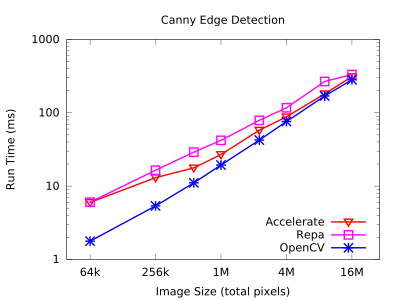

Recreate this plot in gnuplot.
# vim: filetype=gnuplot

set title "Canny Edge Detection"

set terminal pdf size 4,3
set output "canny.pdf"

set key on
set key bottom

set xlabel "Image Size (total pixels)"
set logscale x
set xrange [40000:30000000]
set xtics  ("64k" 65536, "256k" 262144, "1M" 1048576, "4M" 4194304, "16M" 16777216)

set ylabel "Run Time (ms)"
set logscale y


plot    'canny.dat' using ($1*$1):($2)                          \
                title "Accelerate"           \
                ls 10  lw 4 with linespoints,                   \
        'canny.dat' using ($1*$1):($3)                          \
                title "Repa"                                    \
                ls 4  lw 4 with linespoints,                    \
        'canny.dat' using ($1*$1):($4)                          \
                title "OpenCV"                            \
                ls 3  lw 4 with linespoints
